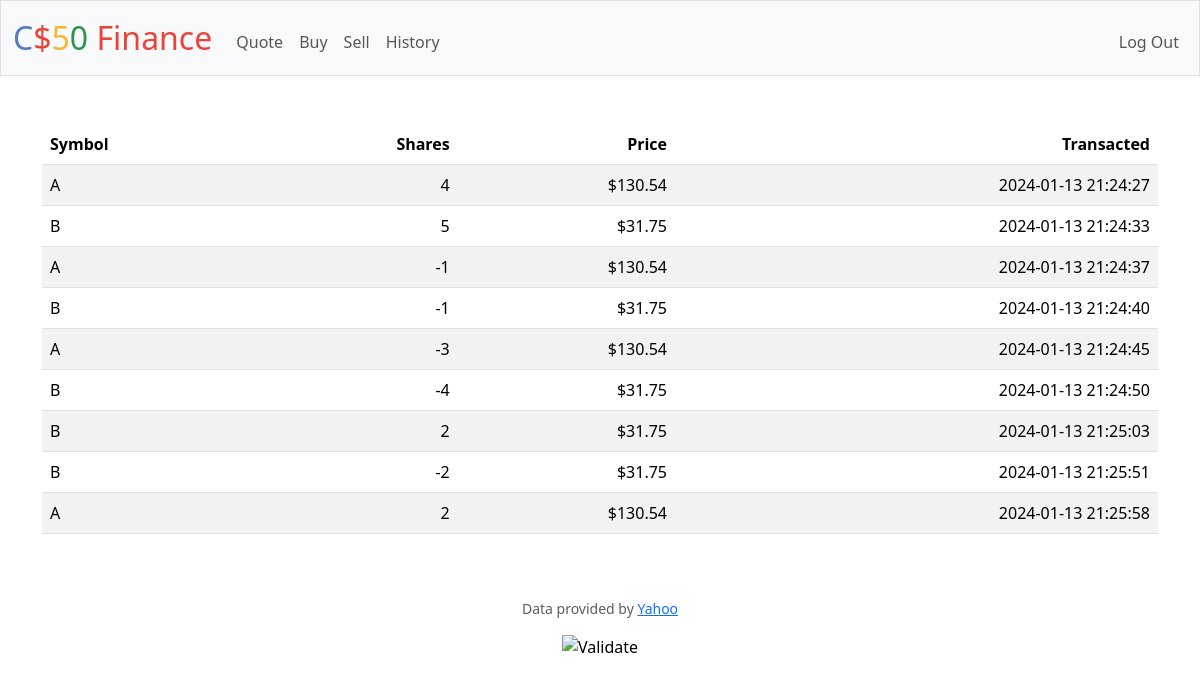
Screenshot of /history (signed in) with the database file from the repository.
### tables this page shows
CREATE TABLE stocks (
    id INTEGER PRIMARY KEY AUTOINCREMENT NOT NULL,
    user_id INT,
    symbol VARCHAR(255),
    shares INT,
    price DECIMAL(10, 2),
    operation VARCHAR(10),
    total_share_value DECIMAL(10, 2),
    created_at TIMESTAMP DEFAULT CURRENT_TIMESTAMP);

### app.py (the view)
@app.route("/history")
@login_required
def history():
    stocks = db.execute(
        "SELECT *, CASE WHEN operation = 'sell' THEN -shares ELSE shares END AS shares FROM stocks WHERE user_id = ?",
        session["user_id"],
    )
    return render_template("history.html", rows=stocks)

### app.py (called while the page is built)
@app.after_request
def after_request(response):
    response.headers["Cache-Control"] = "no-cache, no-store, must-revalidate"
    response.headers["Expires"] = 0
    response.headers["Pragma"] = "no-cache"
    return response

### helpers.py (called while the page is built)
def login_required(f):
    @wraps(f)
    def decorated_function(*args, **kwargs):
        if session.get("user_id") is None:
            return redirect("/login")
        return f(*args, **kwargs)
    return decorated_function

def usd(value):
    return f"${value:,.2f}"

### templates/history.html (shortened to what this page needs)
{% extends "layout.html" %}
{% block main %}
    <table class="table table-striped">
        <thead>
            <tr>
                <th class="text-start">Symbol</th>
                <th class="text-end">Shares</th>
                <th class="text-end">Price</th>
                <th class="text-end">Transacted</th>
            </tr>
        </thead>
        <tbody>
            {% for row in rows %}
            <tr>
                <td class="text-start">{{ row.symbol }}</td>
                <td class="text-end">{{ row.shares }}</td>
                <td class="text-end">{{ row.price | usd() }}</td>
                <td class="text-end">{{ row.created_at }}</td>
            </tr>
            {% endfor %}
        </tbody>
    </table>
{% endblock %}

### templates/layout.html (shortened to what this page needs)
<!DOCTYPE html>
<html lang="en">
    <head>
        <link href="https://cdn.jsdelivr.net/npm/bootstrap@5.3.2/dist/css/bootstrap.min.css" rel="stylesheet">
        <link href="/static/styles.css" rel="stylesheet">
    </head>
    <body>
        <nav class="bg-light border navbar navbar-expand-md navbar-light">
            <div class="container-fluid">
                <a class="navbar-brand" href="/"><span class="blue">C</span><span class="red">$</span><span class="yellow">5</span><span class="green">0</span> <span class="red">Finance</span></a>
                <div class="collapse navbar-collapse" id="navbar">
                    {% if session["user_id"] %}
                        <ul class="navbar-nav me-auto mt-2">
                            <li class="nav-item"><a class="nav-link" href="/quote">Quote</a></li>
                            <li class="nav-item"><a class="nav-link" href="/buy">Buy</a></li>
                            <li class="nav-item"><a class="nav-link" href="/sell">Sell</a></li>
                            <li class="nav-item"><a class="nav-link" href="/history">History</a></li>
                        </ul>
                        <ul class="navbar-nav ms-auto mt-2">
                            <li class="nav-item"><a class="nav-link" href="/logout">Log Out</a></li>
                        </ul>
                    {% else %}
                        <ul class="navbar-nav ms-auto mt-2">
                            <li class="nav-item"><a class="nav-link" href="/register">Register</a></li>
                            <li class="nav-item"><a class="nav-link" href="/login">Log In</a></li>
                        </ul>
                    {% endif %}
                </div>
            </div>
        </nav>
        <main class="container py-5 text-center">
            {% block main %}{% endblock %}
        </main>
        <footer class="mb-5">
            <p class="mb-3 small text-center text-muted">
                Data provided by <a href="https://finance.yahoo.com/">Yahoo</a>
            </p>
            <form action="https://validator.w3.org/check" class="text-center" enctype="multipart/form-data" method="post" target="_blank">
                <input alt="Validate" src="/static/I_heart_validator.png" type="image">
            </form>
        </footer>
    </body>
</html>

### static/styles.css (style rules this page uses)
nav .navbar-brand { font-size: xx-large; }
nav .navbar-brand .blue { color: #537fbe; }
nav .navbar-brand .red { color: #ea433b; }
nav .navbar-brand .yellow { color: #f5b82e; }
nav .navbar-brand .green { color: #2e944b; }

### rows the page displays
stocks: symbol "A", shares "4", price "$130.54", created_at "2024-01-13 21:24:27"
stocks: symbol "B", shares "5", price "$31.75", created_at "2024-01-13 21:24:33"
stocks: symbol "A", shares "-1", price "$130.54", created_at "2024-01-13 21:24:37"
stocks: symbol "B", shares "-1", price "$31.75", created_at "2024-01-13 21:24:40"
stocks: symbol "A", shares "-3", price "$130.54", created_at "2024-01-13 21:24:45"
stocks: symbol "B", shares "-4", price "$31.75", created_at "2024-01-13 21:24:50"
stocks: symbol "B", shares "2", price "$31.75", created_at "2024-01-13 21:25:03"
stocks: symbol "B", shares "-2", price "$31.75", created_at "2024-01-13 21:25:51"
stocks: symbol "A", shares "2", price "$130.54", created_at "2024-01-13 21:25:58"
